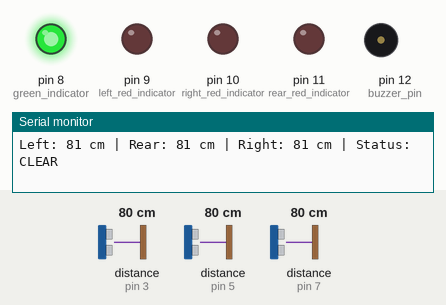
Simulated run of this sketch. Board: Arduino Mega 2560, built with avr-gcc and run on an emulated ATmega2560. Parts: output pins drawn as LEDs (lit = HIGH), buzzer (waves = sounding, pin HIGH), the last lines printed to the serial monitor. Dashed ring = blinking. The inputs (shaded band) are chosen by the test bench; at power-on: distance to the obstacle (sensors on pin 3, pin 5, pin 7) 80 cm.

Above: at 1.3 s.
1.4 s: distance to the obstacle (sensor on pin 3) set to 11 cm
2.9 s: distance to the obstacle (sensor on pin 3) set to 8 cm
At 3.4 s:
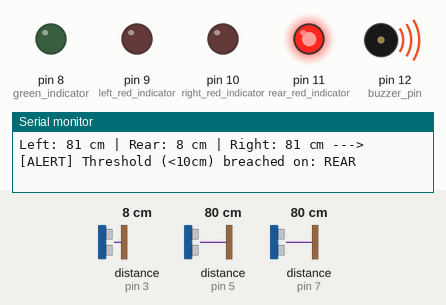
At 4.15 s:
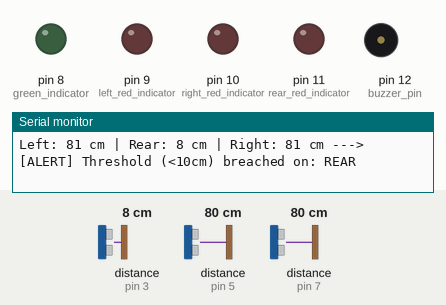
5.9 s: distance to the obstacle (sensor on pin 5) set to 11 cm
8.9 s: distance to the obstacle (sensor on pin 5) set to 8 cm
At 9.41 s:
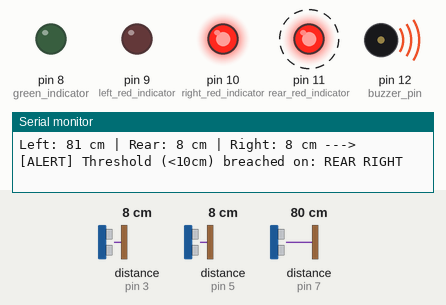
11.9 s: distance to the obstacle (sensor on pin 7) set to 11 cm
14.9 s: distance to the obstacle (sensor on pin 7) set to 8 cm
At 15.41 s:
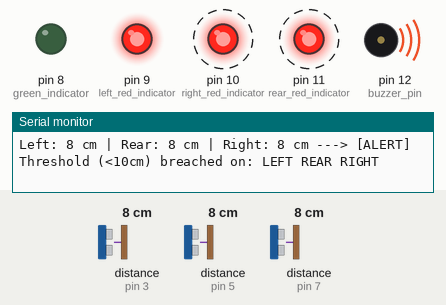
Timing chart, 0 to 18.9 s (numbered marks = the images above; inputs shaded):
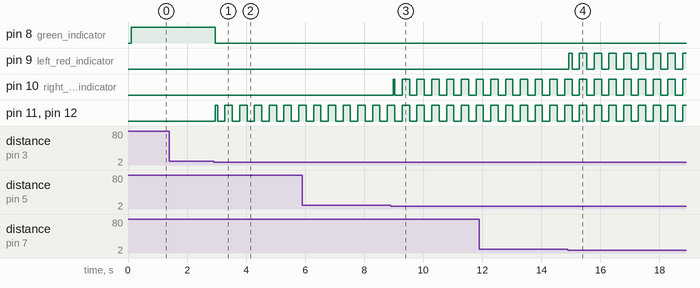

The sketch:

Source_code.ino
```cpp
#include <NewPing.h>

#define SONAR_NUM 3   // Left, Rear, Right
#define Max_Dist 200  // Maximum distance to ping (in cm)
#define PING_INTERVAL 33

// Pin Mapping: Rear(2,3), Right(4,5), Left(6,7)
NewPing sonar[SONAR_NUM] = {
  NewPing(6, 7, Max_Dist), // Index 0: Left Sensor
  NewPing(2, 3, Max_Dist), // Index 1: Rear Sensor
  NewPing(4, 5, Max_Dist)  // Index 2: Right Sensor
};

int green_indicator     = 8;
int left_red_indicator  = 9;
int right_red_indicator = 10;
int rear_red_indicator  = 11;

// Active Buzzer Pin
const int buzzer_pin = 12;

// Test Threshold set to 10 cm
const int obstacleDistance = 10;

int distances[SONAR_NUM] = {0, 0, 0};

unsigned long pingTimer = 0;
uint8_t currentSensor   = 0;

// Global timestamps for alert persistence
// Global timestamps for alert persistence
unsigned long left_millis     = 0; // Left sensor timer
unsigned long right_millis    = 0; // Right sensor timer
unsigned long rear_millis     = 0; // Rear sensor timer
unsigned long dual_millis     = 0; // Dual (Left+Right) timer
unsigned long Rg_re_millis    = 0; // Right+Rear timer
unsigned long Lf_re_millis    = 0; // Left+Rear timer
unsigned long code_red_millis = 0; // All blocked timer

const long alert_interval = 6000; // 6-second active alert window

// Global non-blocking blink clock
unsigned long blinkTimer = 0;
const long blink_interval = 250; // Flash/Beep rate (250ms ON / 250ms OFF)
bool blinkState = false;

// Non-blocking Serial print timer
unsigned long debugTimer = 0;
const long debug_interval = 500; // Print distances every 500ms

void setup() {
  Serial.begin(9600);
  Serial.println("=======================================================");
  Serial.println("Initializing 3 Ultrasonic Sensors (10cm Test Threshold)");
  Serial.println("=======================================================");

  pingTimer = millis();

  pinMode(green_indicator, OUTPUT);
  pinMode(left_red_indicator, OUTPUT);
  pinMode(right_red_indicator, OUTPUT);
  pinMode(rear_red_indicator, OUTPUT);
  pinMode(buzzer_pin, OUTPUT);

  // Default state: Safe ON, hazards & buzzer OFF
  digitalWrite(green_indicator, HIGH);
  digitalWrite(left_red_indicator, LOW);
  digitalWrite(right_red_indicator, LOW);
  digitalWrite(rear_red_indicator, LOW);
  digitalWrite(buzzer_pin, LOW);
}

void loop() {
  unsigned long current_millis = millis();

  // Non-blocking 250ms clock for LED flashing and active buzzer pulses
  if (current_millis - blinkTimer >= blink_interval) {
    blinkTimer = current_millis;
    blinkState = !blinkState;
  }

  // Interleaved non-blocking sonar pings
  if (current_millis - pingTimer >= PING_INTERVAL) {
    pingTimer = current_millis;

    int reading = sonar[currentSensor].ping_cm();
    distances[currentSensor] = (reading == 0) ? Max_Dist : reading;

    currentSensor++;
    if (currentSensor >= SONAR_NUM) {
      currentSensor = 0;
    }
  }

  processObstacleTasks();
  printDebugInfo();
}

void processObstacleTasks() {
  // Triggers when object is closer than threshold (10 cm)
  bool leftBlocked  = (distances[0] > 0 && distances[0] < obstacleDistance);
  bool rearBlocked  = (distances[1] > 0 && distances[1] < obstacleDistance);
  bool rightBlocked = (distances[2] > 0 && distances[2] < obstacleDistance);

  unsigned long current_millis = millis();

  // 1. Stamp timestamps when specific obstacle combinations occur
  if (leftBlocked  && !rightBlocked && !rearBlocked) left_millis  = current_millis;
  if (!leftBlocked && rightBlocked  && !rearBlocked) right_millis = current_millis;
  if (!leftBlocked && !rightBlocked && rearBlocked)  rear_millis  = current_millis;

  if (leftBlocked  && rightBlocked  && !rearBlocked) dual_millis     = current_millis;
  if (!leftBlocked && rightBlocked  && rearBlocked)  Rg_re_millis    = current_millis;
  if (leftBlocked  && !rightBlocked && rearBlocked)  Lf_re_millis    = current_millis;
  if (leftBlocked  && rightBlocked  && rearBlocked)  code_red_millis = current_millis;

  // 2. Evaluate 6-second active alert windows (Highest priority first)
  if (code_red_millis > 0 && (current_millis - code_red_millis < alert_interval)) {
    code_red();
  }
  else if (dual_millis > 0 && (current_millis - dual_millis < alert_interval)) {
    dual_indicator();
  }
  else if (Rg_re_millis > 0 && (current_millis - Rg_re_millis < alert_interval)) {
    Rg_re_indicator();
  }
  else if (Lf_re_millis > 0 && (current_millis - Lf_re_millis < alert_interval)) {
    Lf_re_indicator();
  }
  else if (left_millis > 0 && (current_millis - left_millis < alert_interval)) {
    left_indicator();
  }
  else if (right_millis > 0 && (current_millis - right_millis < alert_interval)) {
    right_indicator();
  }
  else if (rear_millis > 0 && (current_millis - rear_millis < alert_interval)) {
    rear_indicator();
  }
  else {
    // All clear (> 10cm): Green LED ON, hazard LEDs OFF, Buzzer OFF
    digitalWrite(green_indicator, HIGH);
    digitalWrite(left_red_indicator, LOW);
    digitalWrite(right_red_indicator, LOW);
    digitalWrite(rear_red_indicator, LOW);
    digitalWrite(buzzer_pin, LOW);
  }
}
// ==========================================
// SERIAL MONITOR DEBUG FUNCTION
// ==========================================
void printDebugInfo() {
  unsigned long current_millis = millis();

  if (current_millis - debugTimer >= debug_interval) {
    debugTimer = current_millis;

    Serial.print("Left: ");
    Serial.print(distances[0]);
    Serial.print(" cm | Rear: ");
    Serial.print(distances[1]);
    Serial.print(" cm | Right: ");
    Serial.print(distances[2]);
    Serial.print(" cm");

    bool leftAlert  = (distances[0] > 0 && distances[0] < obstacleDistance);
    bool rearAlert  = (distances[1] > 0 && distances[1] < obstacleDistance);
    bool rightAlert = (distances[2] > 0 && distances[2] < obstacleDistance);

    if (leftAlert || rearAlert || rightAlert) {
      Serial.print(" ---> [ALERT] Threshold (<10cm) breached on: ");
      if (leftAlert)  Serial.print("LEFT ");
      if (rearAlert)  Serial.print("REAR ");
      if (rightAlert) Serial.print("RIGHT ");
    } else {
      Serial.print(" | Status: CLEAR");
    }

    Serial.println();
  }
}

// ==========================================
// INDICATOR FUNCTIONS
// ==========================================

void left_indicator() {                     // Indicating left side when breached on left side
  digitalWrite(green_indicator, LOW);
  digitalWrite(right_red_indicator, LOW);
  digitalWrite(rear_red_indicator, LOW);
  digitalWrite(left_red_indicator, blinkState ? HIGH : LOW);
  triggerBuzzer(1000);
}

void right_indicator() {                 //Indicating right side when breached on right side
  digitalWrite(green_indicator, LOW);
  digitalWrite(left_red_indicator, LOW);
  digitalWrite(rear_red_indicator, LOW);
  digitalWrite(right_red_indicator, blinkState ? HIGH : LOW);
  triggerBuzzer(1000);
}

void rear_indicator() {
  digitalWrite(green_indicator, LOW);
  digitalWrite(left_red_indicator, LOW);
  digitalWrite(right_red_indicator, LOW);
  digitalWrite(rear_red_indicator, blinkState ? HIGH : LOW);
  triggerBuzzer(800);
}

void dual_indicator() {                         // Indicating both sides when breached on both sides
  digitalWrite(green_indicator, LOW);
  digitalWrite(rear_red_indicator, LOW);
  digitalWrite(left_red_indicator, blinkState ? HIGH : LOW);
  digitalWrite(right_red_indicator, blinkState ? HIGH : LOW);
  triggerBuzzer(1500);
}

void Lf_re_indicator() {                        // Indicating Left and Rear side when breached on both of those sides
  digitalWrite(green_indicator, LOW);
  digitalWrite(right_red_indicator, LOW);
  digitalWrite(left_red_indicator, blinkState ? HIGH : LOW);
  digitalWrite(rear_red_indicator, blinkState ? HIGH : LOW);
  triggerBuzzer(1500);
}

void Rg_re_indicator() {                        // Indicating Right and Rear side when breached on both of those sides
  digitalWrite(green_indicator, LOW);
  digitalWrite(left_red_indicator, LOW);
  digitalWrite(right_red_indicator, blinkState ? HIGH : LOW);
  digitalWrite(rear_red_indicator, blinkState ? HIGH : LOW);
  triggerBuzzer(1500);
}

void code_red() {                           //Indicating that the truck hs been breached from all three sides
  digitalWrite(green_indicator, LOW);
  digitalWrite(left_red_indicator, blinkState ? HIGH : LOW);
  digitalWrite(right_red_indicator, blinkState ? HIGH : LOW);
  digitalWrite(rear_red_indicator, blinkState ? HIGH : LOW);
  triggerBuzzer(2000);
}

// ==========================================
// BUZZER TRIGGER (NO TIMER CONFLICT)
// ==========================================
void triggerBuzzer(unsigned int pitchFrequency) {
  // Toggles buzzer ON/OFF with blinkState (250ms ON / 250ms OFF)
  digitalWrite(buzzer_pin, blinkState ? HIGH : LOW);
}
```

Measured:
- the behaviour switches between 10 and 9 cm on distance to the obstacle (sensor on pin 3) (found by bisection; images 0 and 1)
- the behaviour switches between 10 and 9 cm on distance to the obstacle (sensor on pin 5) (found by bisection; images 2 and 3)
- the behaviour switches between 10 and 9 cm on distance to the obstacle (sensor on pin 7) (found by bisection; images 3 and 4)
- after the input at 2.9 s, pin 8 (green_indicator): HIGH → LOW after 0.05 s; pin 11 (rear_red_indicator), pin 12 (buzzer_pin): LOW → HIGH after 0.05 s, then repeats every 0.50 s: LOW 0.24 s, HIGH 0.26 s
- after the input at 8.9 s, pin 10 (right_red_indicator): LOW → HIGH after 0.09 s, then repeats every 0.50 s: LOW 0.25 s, HIGH 0.25 s
- after the input at 14.9 s, pin 9 (left_red_indicator): LOW → HIGH at once, then repeats every 0.50 s: LOW 0.25 s, HIGH 0.25 s
